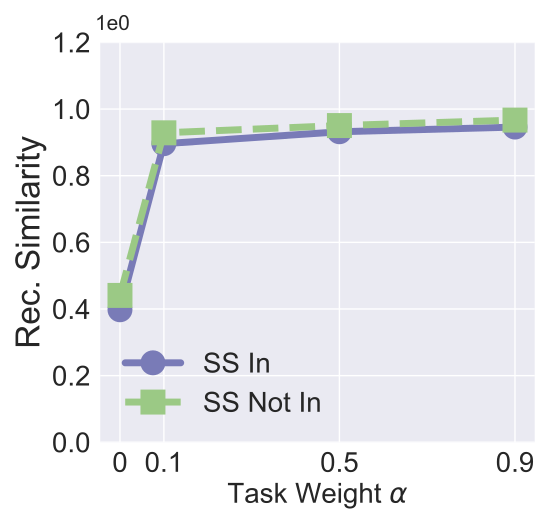

The Python source for this figure:


import numpy as np
import matplotlib.pyplot as plt

epsilon = 3
beta = 1 / epsilon


x=[0, 0.1, 0.5, 0.9]

labels = ['0', '0.1', '0.5', '0.9']
# unl_org = [97.77, 97.55, 97.35, 97.29, 97.21, 97.21]

# unl_hess_r = [96.6, 96.66, 96.04, 95.94, 95.85, 97.21]
unl_mib = [ 0.397629, 0.896024, 0.9319, 0.945938]

unl_muv = [0.4407050, 0.928747, 0.950474, 0.96693]
# unl_ss_wo = [94.32, 94.53, 94.78, 93.38, 94.04, 97.21]

unl_multi_lower_in = [0.384588, 0.8054, 0.88618, 0.91040 ]
unl_multi_lower_not_in = [0.4366, 0.8749531, 0.925200, 0.93619]

plt.style.use('seaborn')
plt.figure(figsize=(5.5, 5.3))
l_w=5
m_s=15
marker_s = 3
markevery=1
#plt.figure(figsize=(8, 5.3))
#plt.plot(x, unl_fr, color='blue', marker='^', label='Retrain',linewidth=l_w, markersize=m_s)
plt.plot(x, unl_mib, linestyle='-', color='#797BB7', marker='o', fillstyle='full', markevery=markevery,
         label='SS In', linewidth=l_w, markersize=m_s, markeredgewidth=marker_s)

#plt.plot(x, unl_ss_w, color='g',  marker='*',  label='PriMU$_{w}$',linewidth=l_w, markersize=m_s)
plt.plot(x, unl_muv, linestyle='--', color='#9BC985',  marker='s', fillstyle='full', markevery=markevery,
         label='SS Not In',linewidth=l_w, markersize=m_s, markeredgewidth=marker_s)

# plt.plot(x, unl_multi_lower_in, linestyle='-.', color='#2A5522',  marker='D', fillstyle='full', markevery=markevery,
#          label='MS In',linewidth=l_w, markersize=m_s, markeredgewidth=marker_s)
#
#
# plt.plot(x, unl_multi_lower_not_in, linestyle=':', color='#E07B54',  marker='^', fillstyle='full', markevery=markevery,
#          label='MS Not In', linewidth=l_w,  markersize=m_s, markeredgewidth=marker_s)
#


#plt.plot(x, unl_vibu, color='silver',  marker='d',  label='VIBU',linewidth=4,  markersize=10)

# plt.plot(x, y_sa03, color='r',  marker='2',  label='AAAI21 A_acc, pr=0.3',linewidth=3, markersize=8)
# plt.plot(x, y_sa05, color='darkblue',  marker='4',  label='AAAI21 A_acc, pr=0.5',linewidth=3, markersize=8)
# plt.plot(x, y_ma03, color='darkviolet',  marker='3',  label='FedMC A_acc, pr=0.3',linewidth=3, markersize=8)
# plt.plot(x, y_ma05, color='cyan',  marker='p',  label='FedMC A_acc, pr=0.5',linewidth=3, markersize=8)


# plt.grid()
leg = plt.legend(fancybox=True, shadow=True)
# plt.xlabel('Malicious Client Ratio (%)' ,fontsize=16)
plt.ylabel('Rec. Similarity' ,fontsize=24)
my_y_ticks = np.arange(0., 1.3, 0.2)
plt.yticks(my_y_ticks,fontsize=20)
plt.xlabel('Task Weight $\\alpha$' ,fontsize=20)

plt.xticks(x, labels, fontsize=20)
# plt.title('CIFAR10 IID')

plt.annotate(r"1e0", xy=(0.1, 1.01), xycoords='axes fraction', xytext=(-10, 10),
             textcoords='offset points', ha='right', va='center', fontsize=15)


# plt.title('(c) Utility Preservation', fontsize=24)
plt.legend(loc='best',fontsize=20)
plt.tight_layout()
#plt.title("MNIST")
plt.rcParams['figure.figsize'] = (2.0, 1)
plt.rcParams['image.interpolation'] = 'nearest'
plt.rcParams['figure.subplot.left'] = 0.11
plt.rcParams['figure.subplot.bottom'] = 0.08
plt.rcParams['figure.subplot.right'] = 0.977
plt.rcParams['figure.subplot.top'] = 0.969
plt.savefig('mnist_rec_sim_lower_bound_analysis.pdf', format='pdf', dpi=200)
plt.show()
